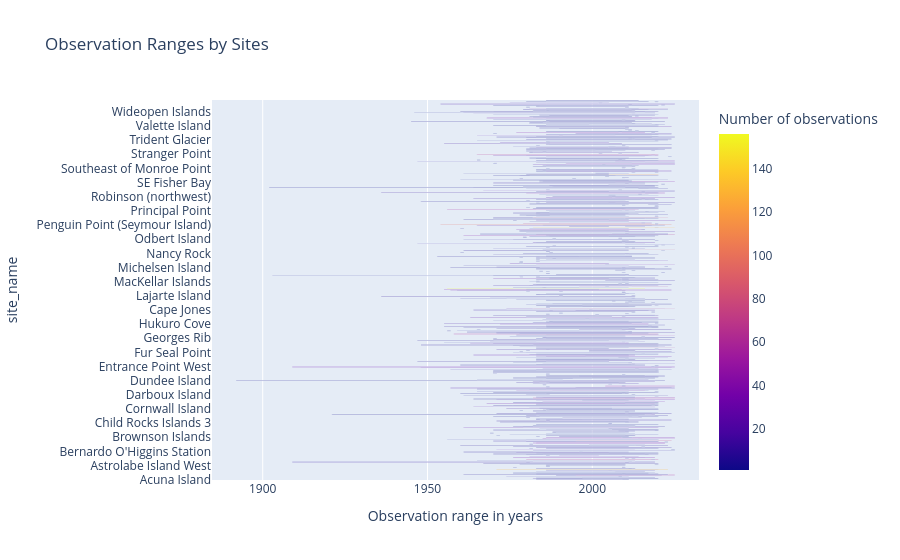

Notebook code cell kept with this figure:
### Code cell
import plotly.express as px

fig = px.bar(
        df_sites_obs_range,
        x='Observation range in years',
        y='site_name',
        base='First observation year',
        orientation='h',
        color='Number of observations',
        title='Observation Ranges by Sites'
        )

fig.show()

### Figure 1 — Plotly figure (JSON) as saved in the notebook; plotly's stock layout.template omitted (floating-point values rounded to 4 significant figures; data arrays with more than 128 entries replaced by an {"elided": "..."} marker saying what was removed)
{"data": [{"base": {"elided": "725 int values"}, "hovertemplate": "First observation year=%{base}<br>Observation range in years=%{x}<br>site_name=%{y}<br>Number of observations=%{marker.color}<extra></extra>", "legendgroup": "", "marker": {"color": {"elided": "725 int values"}, "coloraxis": "coloraxis", "pattern": {"shape": ""}}, "name": "", "orientation": "h", "showlegend": false, "textposition": "auto", "type": "bar", "x": {"elided": "725 int values"}, "xaxis": "x", "y": {"elided": "725 str values"}, "yaxis": "y"}], "layout": {"barmode": "relative", "coloraxis": {"colorbar": {"title": {"text": "Number of observations"}}, "colorscale": [[0, "#0d0887"], [0.1111, "#46039f"], [0.2222, "#7201a8"], [0.3333, "#9c179e"], [0.4444, "#bd3786"], [0.5556, "#d8576b"], [0.6667, "#ed7953"], [0.7778, "#fb9f3a"], [0.8889, "#fdca26"], [1, "#f0f921"]]}, "legend": {"tracegroupgap": 0}, "title": {"text": "Observation Ranges by Sites"}, "xaxis": {"anchor": "y", "domain": [0, 1], "title": {"text": "Observation range in years"}}, "yaxis": {"anchor": "x", "domain": [0, 1], "title": {"text": "site_name"}}}}
